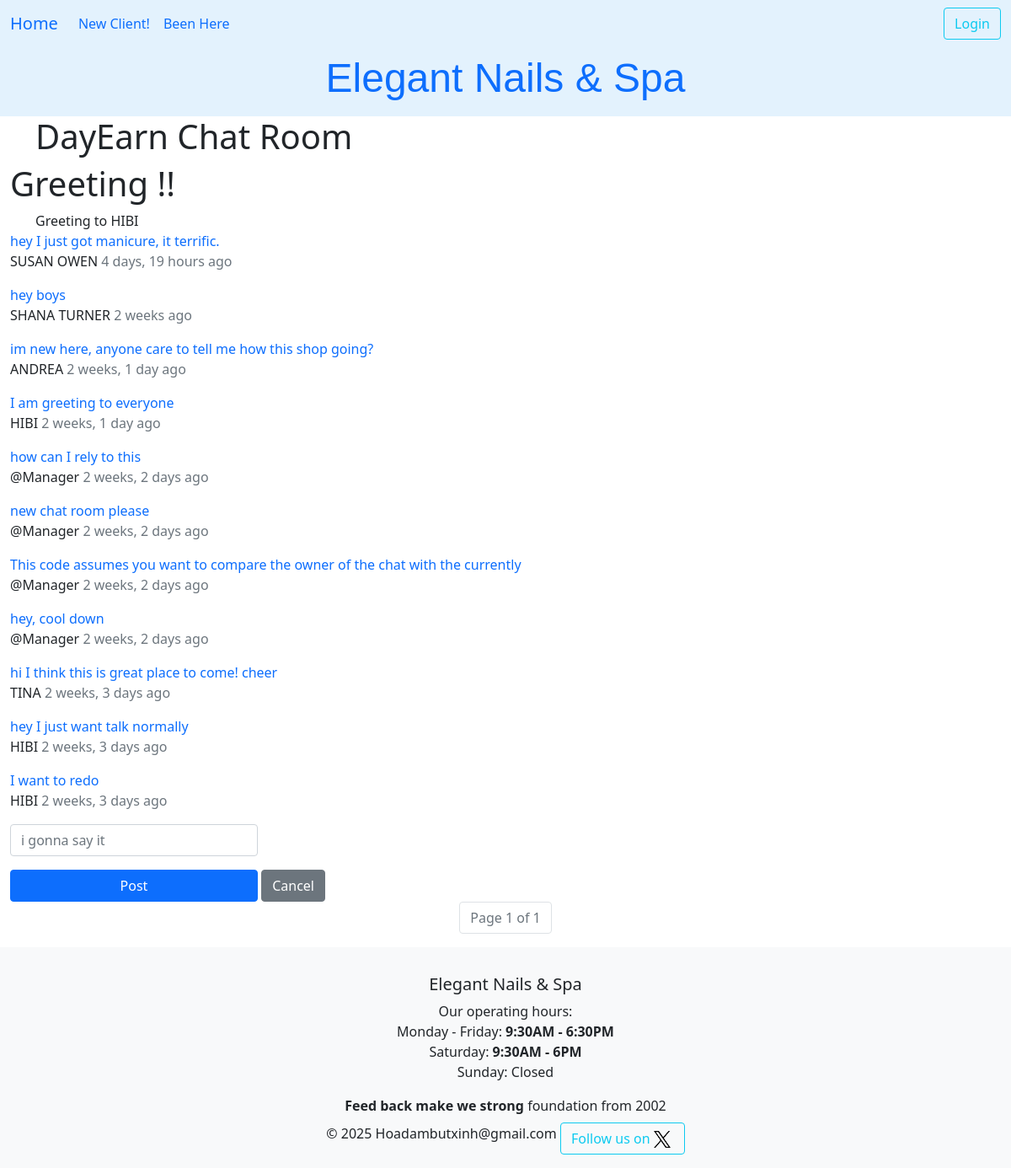
/ledger/chat_room/4/, run on an earlier commit of the app's database.
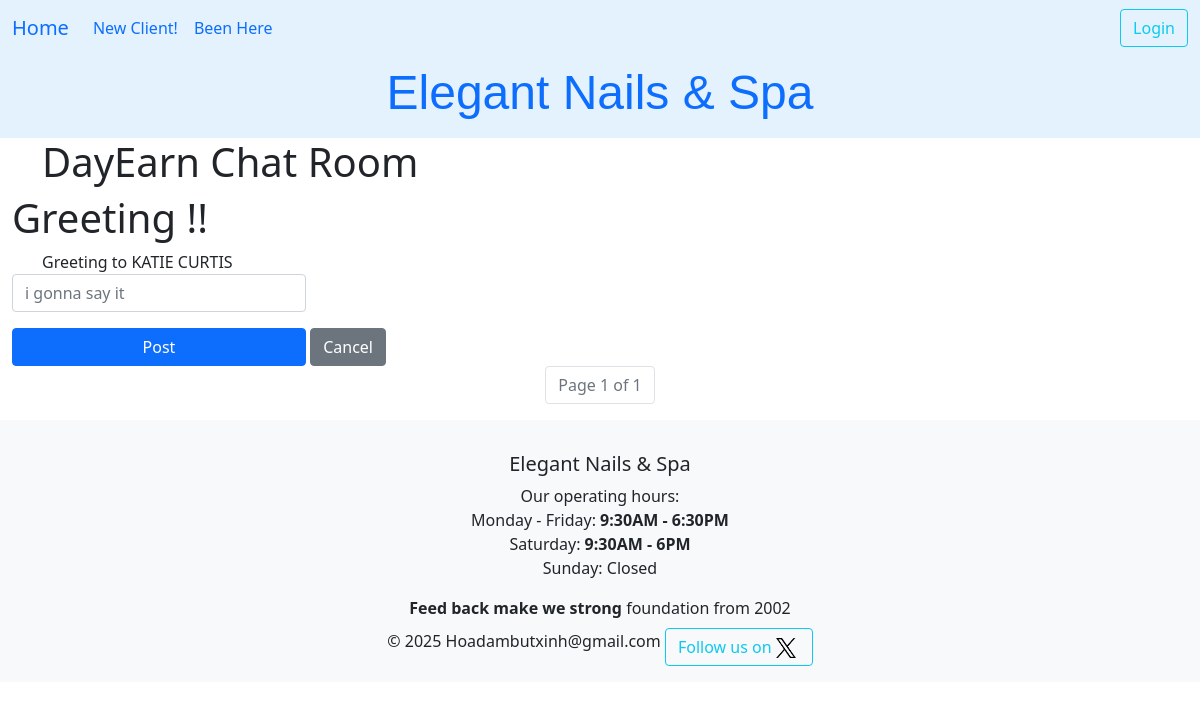
And on a later commit of the database.
### ledger/models.py (models this page shows, shortened)
class Khach(models.Model):
    class Status(models.TextChoices):
        online = "Confirmed"
        anyone = "Anyone"
        cancel = "Cancel"
    full_name = models.CharField(max_length=25)
    phone = PhoneNumberField()
    email = models.EmailField(max_length=40, null=True, blank=True, help_text="Enter your email for booking confirmations.")
    technician = models.ForeignKey(Technician, on_delete=models.SET_NULL, null=True, blank=True, related_name='khachs')
    points = models.PositiveIntegerField(default=0)
    first_comes = models.DateTimeField(editable=False,auto_now_add=True)
    desc = models.TextField(max_length=250,blank=True, null=True)
    services = models.ManyToManyField("Service", blank=True, related_name="khachs")
    status = models.CharField(choices=Status.choices, max_length=20, default=Status.online, help_text="Choose anyone as an alternate!")
    day_comes = models.DateField()
    time_at = models.TimeField()
    tag = models.CharField(max_length=20, null=True, blank=True)
    birthday = models.DateField(null=True, blank=True)
    history = HistoricalRecords()
    class Meta:
        unique_together = ('full_name','phone',)
        ordering = ['full_name','-day_comes']

class Chat(models.Model):
    text = models.TextField(validators=[MinLengthValidator(1, "What's your message.")])
    created_at = models.DateTimeField(auto_now_add=True)
    reply_to = models.ForeignKey('self', on_delete=models.CASCADE, null=True, blank=True, related_name='replies')
    owner = models.ForeignKey(settings.AUTH_USER_MODEL, on_delete=models.CASCADE, related_name="chats", null=True)
    client = models.ForeignKey(Khach, on_delete=models.DO_NOTHING, related_name="client_chats", null=True, blank=True)
    def __str__(self):
        if len(self.text) < 200 : return self.text
        return self.text[:200] + ' ...'
    @property
    def client_name(self):
        return self.client.full_name if self.client else "@Manager"

### ledger/views.py (the view)
# urls.py: path('ledger/chat_room/<int:pk>/', views.ChatView.as_view(), name="chat_room"),
class ChatView(View):
    template = "ledger/chat_room.html"
    def get(self, request, pk):
        request.session['client_id'] = pk
        client = get_object_or_404(Khach, id=pk)
        allChat = Chat.objects.filter(reply_to__isnull=True).order_by('-created_at').select_related("client")
        allChat = allChat[:75]
        paginator = Paginator(allChat, 25)
        page_number = request.GET.get('page', 1)
        page_obj = paginator.get_page(page_number)
        chat_form = ChatForm()
        context = {
            'page_obj' : page_obj, 'chat_form': chat_form, 'client' : client
        }
        return render(request, self.template, context)

### ledger/forms.py
class ChatForm(forms.ModelForm):
    text = forms.CharField(required=True,min_length=5, max_length=500, strip=True, label="",
                           widget=forms.TextInput(
                        attrs={'placeholder': 'i gonna say it'}))
    class Meta:
        model = Chat
        fields = ['text']

### ledger/templates/ledger/chat_room.html (shortened to what this page needs)
{% extends 'base.html' %}
{% load crispy_forms_tags %}
{% load crispy_forms_filters %}
{% load humanize %}
{% block headding %}
<h1>DayEarn Chat Room</h1>
{% endblock headding %}
{% block content %}
    <h1 class="title">Greeting !!</h1>
    <div class="container is-fluid">
    Greeting to {{ client.full_name }}
    </div>
    {% for talk in page_obj %}
    <div> <a class="text-decoration-none link-offset-2 link-underline link-underline-opacity-0" href="{% url 'ledger:chat_detail' talk.id %}">
        {{ talk }}
    </a>
        <p>
            {% if talk.owner == user %}
            @Manager
            {% else %}
            {{ talk.client_name }}
            {% endif %}
            <span class="fw-light text-secondary">{{ talk.created_at | naturaltime }}</span>
        </p>
    </div>
    {% endfor %}
    <form action="{% url 'ledger:chat_create' client.id %}" method="post">
        <div class="form-floating col-md-3 align-items-center">
        <div class="col-auto ">
            {{ chat_form | crispy }}
    </div>
</div>
        <button type="submit" class="btn btn-primary w-25">Post</button>
        <button type="submit" class="btn btn-secondary" onclick="window.location='{% url 'ledger:index' %}'; return false; ">Cancel</button>
    </form>
   <nav aria-label="Page navigation example">
    <ul class="pagination justify-content-center">
        <li class="page-item disabled"><span class="page-link">Page {{ page_obj.number }} of {{ page_obj.paginator.num_pages }}</span></li>
    </ul>
</nav>
{% endblock content %}
{% block footer %}
    <strong>Feed back make we strong</strong> foundation from 2002
{% endblock footer %}

### ledger/templates/base.html (shortened to what this page needs)
<!DOCTYPE html>
{% load static %}
<html lang="en">
<head>
    <link rel="stylesheet" href="{% static 'css/homepage.css' %}">
    <link href="https://cdn.jsdelivr.net/npm/bootstrap@5.0.2/dist/css/bootstrap.min.css" rel="stylesheet">
</head>
<body>
    <nav class="navbar navbar-expand-lg" style="background-color: #e3f2fd;">
        <div class="container-fluid">
            <a class="navbar-brand" href="{% url 'ledger:index' %}">Home</a>
            <div class="collapse navbar-collapse" id="navbarSupportedContent">
                <ul class="navbar-nav me-auto mb-2 mb-lg-0">
                    {% if user.is_authenticated %}
                        <li class="nav-item">
                            <a class="nav-link active" aria-current="page" href="{% url 'ledger:all_employee' %}">All Employee</a>
                        </li>
                        <li class="nav-item">
                            <a class="nav-link" href="{% url 'ledger:services' %}">Services</a>
                        </li>
                        <li class="nav-item">
                            <a class="nav-link" href="{% url 'ledger:user_chat_room' %}">Chat Room</a>
                        </li>
                        <li class="nav-item">
                            <a class="nav-link" href="{% url 'datHen:listHen' %}">Today Clients</a>
                        </li>
                    {% else %}
                        <li class="nav-item">
                            <a class="nav-link" href="{% url 'datHen:first_step' %}">New Client!</a>
                        </li>
                        <li class="nav-item">
                            <a class="nav-link" href="{% url 'datHen:find_client' %}">Been Here</a>
                        </li>
                    {% endif %}
                </ul>
                <div class="auth-buttons">
                    {% if user.is_authenticated %}
                        <form id="logout-form" method="post" action="{% url 'logout' %}" class="d-inline">
                            {% csrf_token %}
                            <button class="btn btn-outline-info" type="submit">Logout</button>
                        </form>
                    {% else %}
                        <a class="btn btn-outline-info" href="{% url 'login' %}">Login</a>
                    {% endif %}
                </div>
            </div>
        </div>
    </nav>
    <nav class="nav justify-content-center fs-4" style="background-color: #e3f2fd;">
        <h1 class="nav-link"><span class="cursive-text display-5">Elegant Nails & Spa</span> {{ user.username|default:'' }}</h1>
    </nav>
    <div class="container-md">
        {% block headding %}
        {% endblock headding %}
    </div>
    <div class="container-fluid">
        {% block content %}
        {% endblock content %}
    </div>
    <footer class="footer bg-light text-center py-3">
        <div class="card-body">
            <h5 class="card-title">Elegant Nails & Spa</h5>
            <p class="card-text">
                Our operating hours:<br>
                Monday - Friday: <strong>9:30AM - 6:30PM</strong><br>
                Saturday: <strong>9:30AM - 6PM</strong><br>
                Sunday: Closed
            </p>
        </div>
        <div class="text-center">
        {% block footer %}
        {% endblock footer %}
        </div>
        © 2025 Hoadambutxinh@gmail.com
        <a class="btn btn-outline-info mt-2" href="https://x.com/VuJubi" role="button">
            Follow us on
            <img src="{% static 'ledger/images/xlogo.png' %}" alt="X logo" width="20" height="20" class="me-1">
        </a>
    </footer>
</body>
</html>

### ledger/static/css/homepage.css (style rules this page uses)
.cursive-text { font-family: 'cursive', sans-serif; }

### ledger/templates/base.html (style rules this page uses)
.navbar .auth-buttons { margin-left: auto; }

What changed in the data, as far as the page shows it:
removed Chat: text "hey I just got manicure, it terrific.", client_name "SUSAN OWEN", created_at "4 days, 19 hours ago"
removed Chat: text "hey boys", client_name "SHANA TURNER", created_at "2 weeks ago"
removed Chat: text "im new here, anyone care to tell me how this shop going?", client_name "ANDREA", created_at "2 weeks, 1 day ago"
removed Chat: text "I am greeting to everyone", client_name "HIBI", created_at "2 weeks, 1 day ago"
removed Chat: text "how can I rely to this", client_name "@Manager", created_at "2 weeks, 2 days ago"
removed Chat: text "new chat room please", client_name "@Manager", created_at "2 weeks, 2 days ago"
removed Chat: text "This code assumes you want to compare the owner of the chat with the currently", client_name "@Manager", created_at "2 weeks, 2 days ago"
removed Chat: text "hey, cool down", client_name "@Manager", created_at "2 weeks, 2 days ago"
removed Chat: text "hi I think this is great place to come! cheer", client_name "TINA", created_at "2 weeks, 3 days ago"
removed Chat: text "hey I just want talk normally", client_name "HIBI", created_at "2 weeks, 3 days ago"
removed Chat: text "I want to redo", client_name "HIBI", created_at "2 weeks, 3 days ago"
changed Khach: full_name "HIBI" → "KATIE CURTIS"
